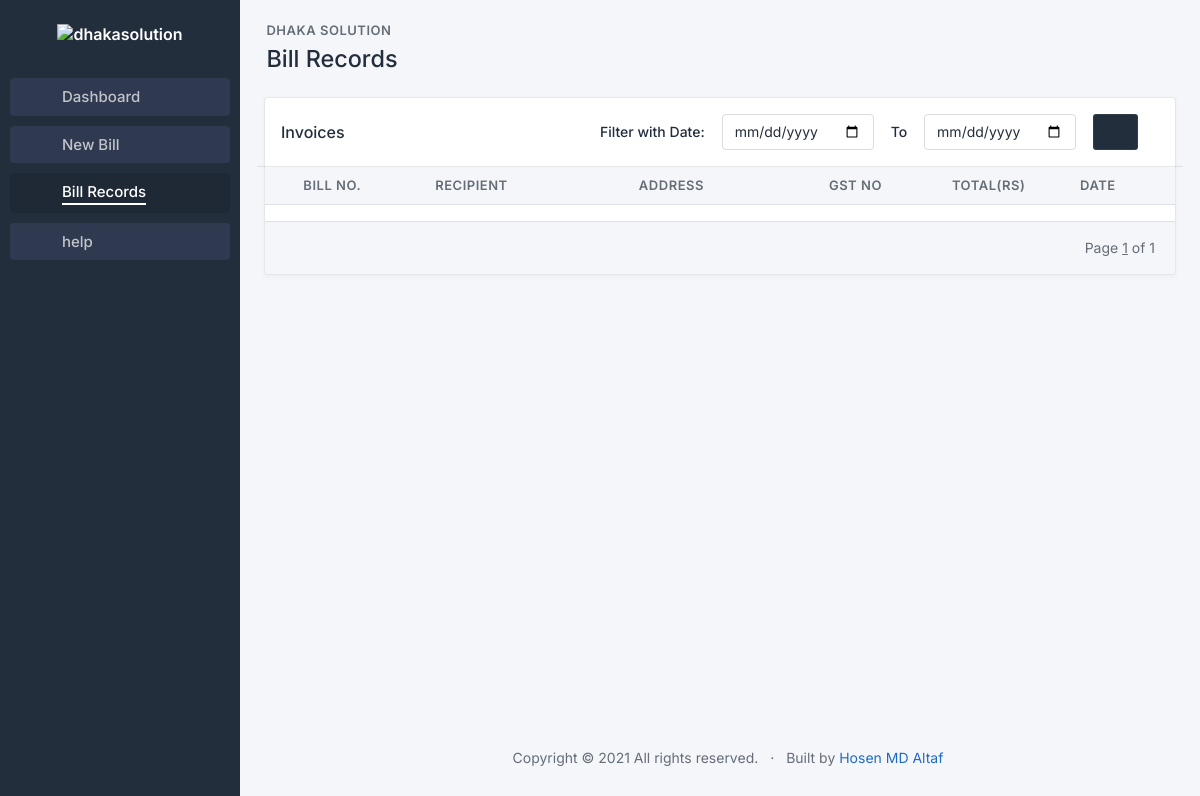
The app's page /records, older data.
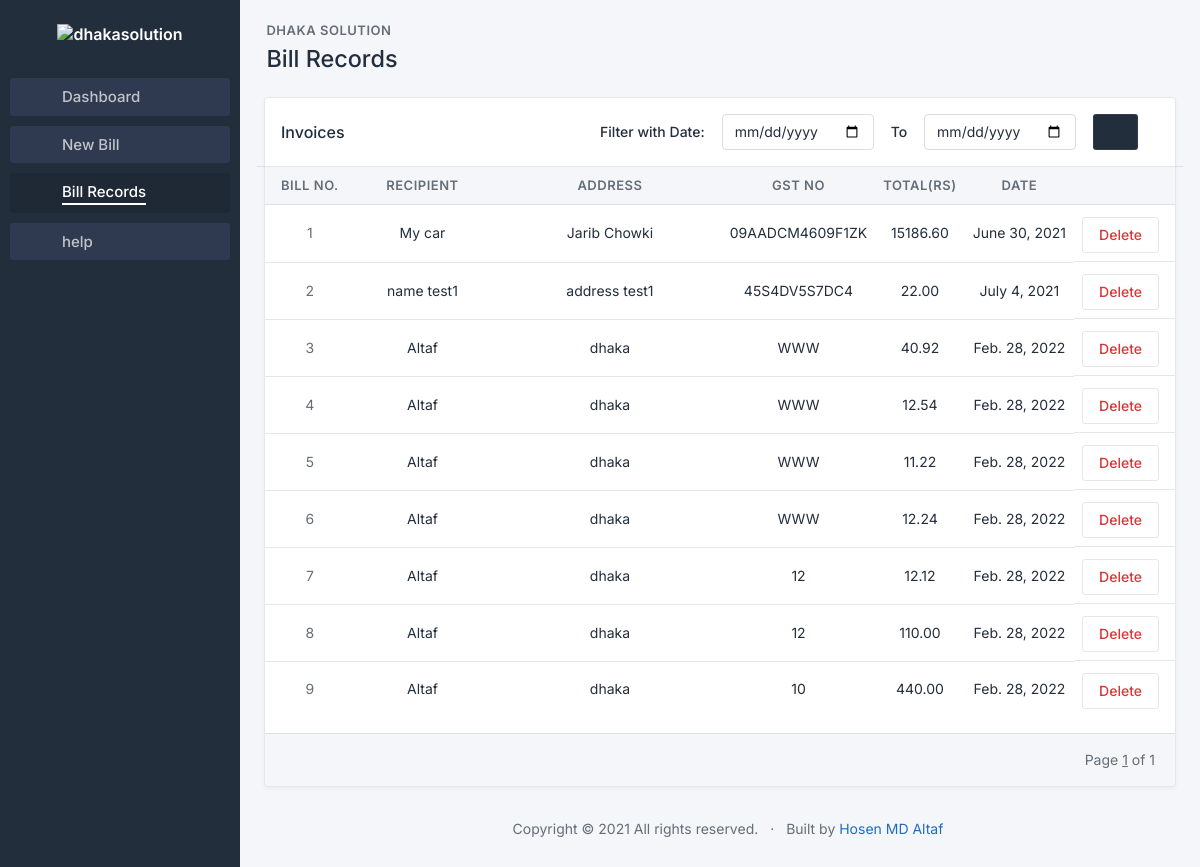
The same page, newer data.
### billmanage/models.py (models this page shows)
class bill(models.Model):
    billno = models.IntegerField(primary_key= True, null=False, blank=False)
    date = models.DateField(default=timezone.now, null=False, blank=False)
    recipient = models.TextField(null=False, blank=False, max_length=100)
    address = models.TextField(null=False, blank=False, max_length=200)
    GSTno = models.CharField(null=False, blank=False, max_length=15)
    cgst = models.IntegerField(null=False, blank=False)
    sgst = models.IntegerField(null=True, blank=True)
    total = models.DecimalField(null=False, blank=False, max_digits=12, decimal_places=2)
    grandtotal = models.DecimalField(null=False, blank=False, max_digits=12, decimal_places=2)

### billmanage/views.py (the view)
# urls.py: path('records', billviews.records, name='records'),
def records(request):
    if request.method=='POST':
        startingdate = request.POST['start']
        enddate = request.POST['end']
        if startingdate and enddate:
            billobj = bill.objects.filter(date__range=[startingdate, enddate])
        else:
            billobj = bill.objects.all()
    else:
        billobj = bill.objects.all()
    paginator = Paginator(billobj, 10)
    page_number = request.GET.get('page')
    try:
        bills = paginator.page(page_number)
    except PageNotAnInteger:
        bills = paginator.page(1)
    except EmptyPage:
        bills = paginator.page(paginator.num_pages)
    return render(request, 'billmanage/records.html', {'bills': bills})

### billmanage/templates/billmanage/records.html (shortened to what this page needs)
{% load static %}
<!doctype html>
<html lang="en">
  <head>
    <link href="{% static 'css/tabler.min.css' %}" rel="stylesheet"/>
    <link href="{% static 'css/tabler-flags.min.css' %}" rel="stylesheet"/>
    <link href="{% static 'css/tabler-payments.min.css' %}" rel="stylesheet"/>
    <link href="{% static 'css/tabler-vendors.min.css' %}" rel="stylesheet"/>
    <link href="{% static 'css/demo.min.css' %}" rel="stylesheet"/>
    <link href="{% static 'typicons.font-2.1.2/src/font/typicons.css' %}" rel="stylesheet"/>
  </head>
  <body class="antialiased">
    <div class="page">
      <aside class="navbar navbar-vertical navbar-expand-lg navbar-dark">
        <div class="container-fluid">
          <h1 class="navbar-brand navbar-brand-autodark">
            <a href=".">
              <img src="https://dhakasolution.com/img/logo.png" width="auto" height="50" alt="dhakasolution" class="mt-2">
            </a>
          </h1>
          <div class="collapse navbar-collapse" id="navbar-menu">
            <ul class="navbar-nav pt-lg-3">
              <li class="navitemsextra nav-item">
                <a class="nav-link" href="{% url 'dashboard' %}" >
                  <span class="nav-link-icon d-md-none d-lg-inline-block" style="margin-top: -6px; font-size: 20px"><i class="typcn typcn-home-outline"></i></span>
                  <span class="nav-link-title" >
                    Dashboard
                  </span>
                </a>
              </li>
              <li class="navitemsextra  nav-item">
                <a class="nav-link" href="{% url 'addbill' %}" >
                  <span class="nav-link-icon d-md-none d-lg-inline-block" style="margin-top: -6px; font-size: 20px"><i class="typcn typcn-document-add"></i></span>
                  <span class="nav-link-title">
                    New Bill
                  </span>
                </a>
              </li>
              <li class="navitemsextra  activenav active nav-item">
                <a class="nav-link" href="{% url 'records' %}" >
                  <span class="nav-link-icon d-md-none d-lg-inline-block" style="margin-top: -6px; font-size: 20px"><i class="typcn typcn-archive"></i></span>
                  <span class="nav-link-title" style="
                  border-bottom: 2px solid white;">
                    Bill Records
                  </span>
                </a>
              </li>
              <li class="navitemsextra nav-item">
                <a class="nav-link" href="{% url 'dashboard' %}" >
                  <span class="nav-link-icon d-md-none d-lg-inline-block" style="margin-top: -6px; font-size: 20px;"><i class="typcn typcn-lock-open"></i></span>
                  <span class="nav-link-title">
                    help
                  </span>
                </a>
              </li>
            </ul>
          </div>
        </div>
      </aside>
      <div class="content">
        <div class="container-xl">
			<div class="page-header d-print-none">
			  <div class="row align-items-center">
				<div class="col" style="zoom: 130%;">
					<div class="page-pretitle">
            Dhaka Solution
					  </div>
					  <h2 class="page-title">
						Bill Records
					  </h2>
				</div>
			  </div>
			</div>
			<div class="card">
                <div class="card-header row">
                  <div class="col-4">
                    <h3 class="card-title">Invoices</h3>
                  </div>
                  <div class="col-8">
                    <form action="{% url 'records' %}" method="POST">
                      <div class="m-1 form-group" style="display: flex; justify-content: space-evenly;">
                        <div>
                          <label for="start" class=" form-label col-form-label">Filter with Date:</label>
                        </div>
                        <div>
                          <input type="date" name="start" class="form-control" required>
                        </div>
                        <div>
                          <label for="" class="col-form-label form-label">To</label>
                        </div>
                        <div>
                          <input type="date" name="end" class="form-control" required>
                        </div>
                        <div>
                          <button type="submit" class="btn btn-dark"><i class="typcn typcn-filter"></i></button>
                        </div>
                      </div>
                    </form>
                  </div>
                </div>
                <div class="table-responsive" >
                  <table class="table card-table table-vcenter text-nowrap datatable">
                    <thead>
                        <tr class="text-center">
                            <th style="width: 4 rem; font-size: 13px;">Bill No.</th>
                            <th style="width: 10rem; font-size: 13px;">Recipient</th>
                            <th style="width: 15rem;overflow-wrap: break-word;font-size: 13px;">Address</th>
                            <th style="width: 8rem;font-size: 13px;">GST no</th>
                            <th style="font-size: 13px;">Total(Rs)</th>
                            <th style="font-size: 13px;">Date</th>
                            <th></th>
                          </tr>
                    </thead>
                    <tbody class="text-center">
                    {% for bill in bills%}
                      <tr>
                        <td style="width: 5rem;"><span class="text-muted">{{bill.billno}}</span></td>
                        <td style="width: 10rem;"><a href="{% url 'invoice' billno=bill.billno %}" class="text-reset" tabindex="-1">{{bill.recipient}}</a></td>
                        <td style="width: 15rem;overflow-wrap: break-word;">{{bill.address}}</td>
                        <td style="width: 8rem;">{{bill.GSTno}}</td>
                        <td>{{bill.grandtotal}}</td>
                        <td>{{bill.date}}</td>
                        <td class="text-end d-flex" style="justify-content: space-around;">
                            <a  href="{% url 'delete' billno=bill.billno %}" style="text-decoration: none;"><button class="btn btn-outline-red pl-2 pr-2 mt-1" >Delete</button></a>
                        </td>
                      </tr>
                    {% endfor %}
                    </tbody>
                  </table>
                </div>
                <div class="card-footer d-flex align-items-center">
                  <ul class="pagination m-0 ms-auto">
                    <li class="page-item m-1">
                        Page <span><u>{{ bills.number }}</u></span> of <span>{{ bills.paginator.num_pages }}</span>
                    </li>
                  </ul>
                </div>
              </div>
		  </div>
        <footer class="footer footer-transparent d-print-none">
          <div class="container">
            <div class="row text-center">
              <div class="col-12">
                <ul class="list-inline list-inline-dots mb-0">
                  <li class="list-inline-item">
                    Copyright &copy; 2021
                    All rights reserved.
                  </li>
                  <li class="list-inline-item">
                      Built by <a href="https://www.github.com/hosenmdaltaf"> Hosen MD Altaf</a>
                  </li>
                </ul>
              </div>
            </div>
          </div>
        </footer>
      </div>
    </div>
  </body>
</html>

### billmanage/templates/billmanage/records.html (style rules this page uses)
.navitemsextra { font-size: 15px; font-weight: 500; margin: 5px 10px; color: white; opacity: 1; }
.nav-link { background-color: rgb(158 152 255 / 10%) }

Row changes from the older to the newer data that the page shows:
added bill: billno "1", recipient "My car", address "Jarib Chowki", GSTno "09AADCM4609F1ZK", grandtotal "15186.60", date "June 30, 2021"
added bill: billno "2", recipient "name test1", address "address test1", GSTno "45S4DV5S7DC4", grandtotal "22.00", date "July 4, 2021"
added bill: billno "3", recipient "Altaf", address "dhaka", GSTno "WWW", grandtotal "40.92", date "Feb. 28, 2022"
added bill: billno "4", recipient "Altaf", address "dhaka", GSTno "WWW", grandtotal "12.54", date "Feb. 28, 2022"
added bill: billno "5", recipient "Altaf", address "dhaka", GSTno "WWW", grandtotal "11.22", date "Feb. 28, 2022"
added bill: billno "6", recipient "Altaf", address "dhaka", GSTno "WWW", grandtotal "12.24", date "Feb. 28, 2022"
added bill: billno "7", recipient "Altaf", address "dhaka", GSTno "12", grandtotal "12.12", date "Feb. 28, 2022"
added bill: billno "8", recipient "Altaf", address "dhaka", GSTno "12", grandtotal "110.00", date "Feb. 28, 2022"
added bill: billno "9", recipient "Altaf", address "dhaka", GSTno "10", grandtotal "440.00", date "Feb. 28, 2022"
